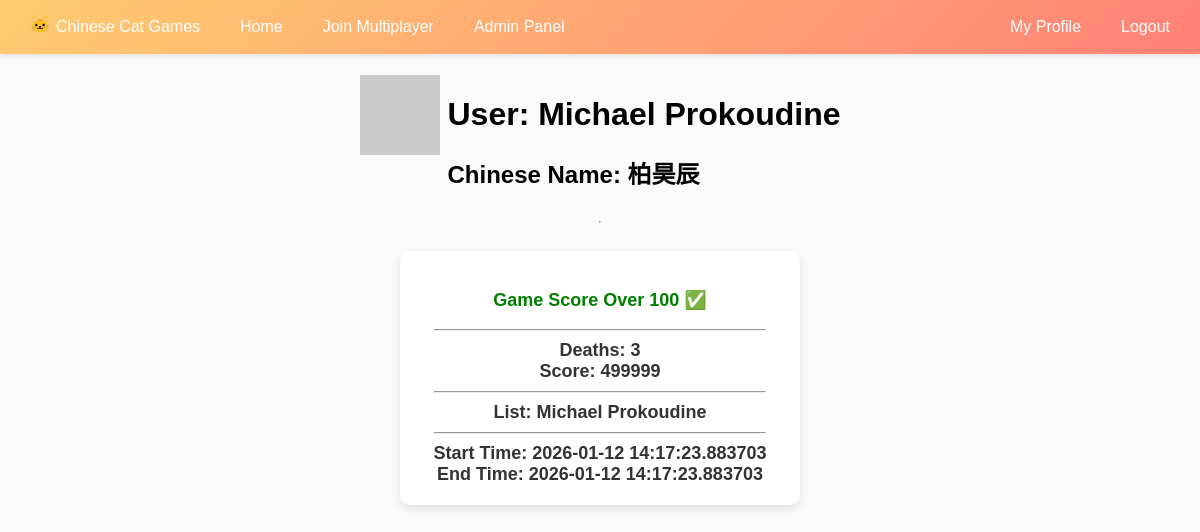
Before: /profile/promi@utschools.ca (signed in) with the older database file.
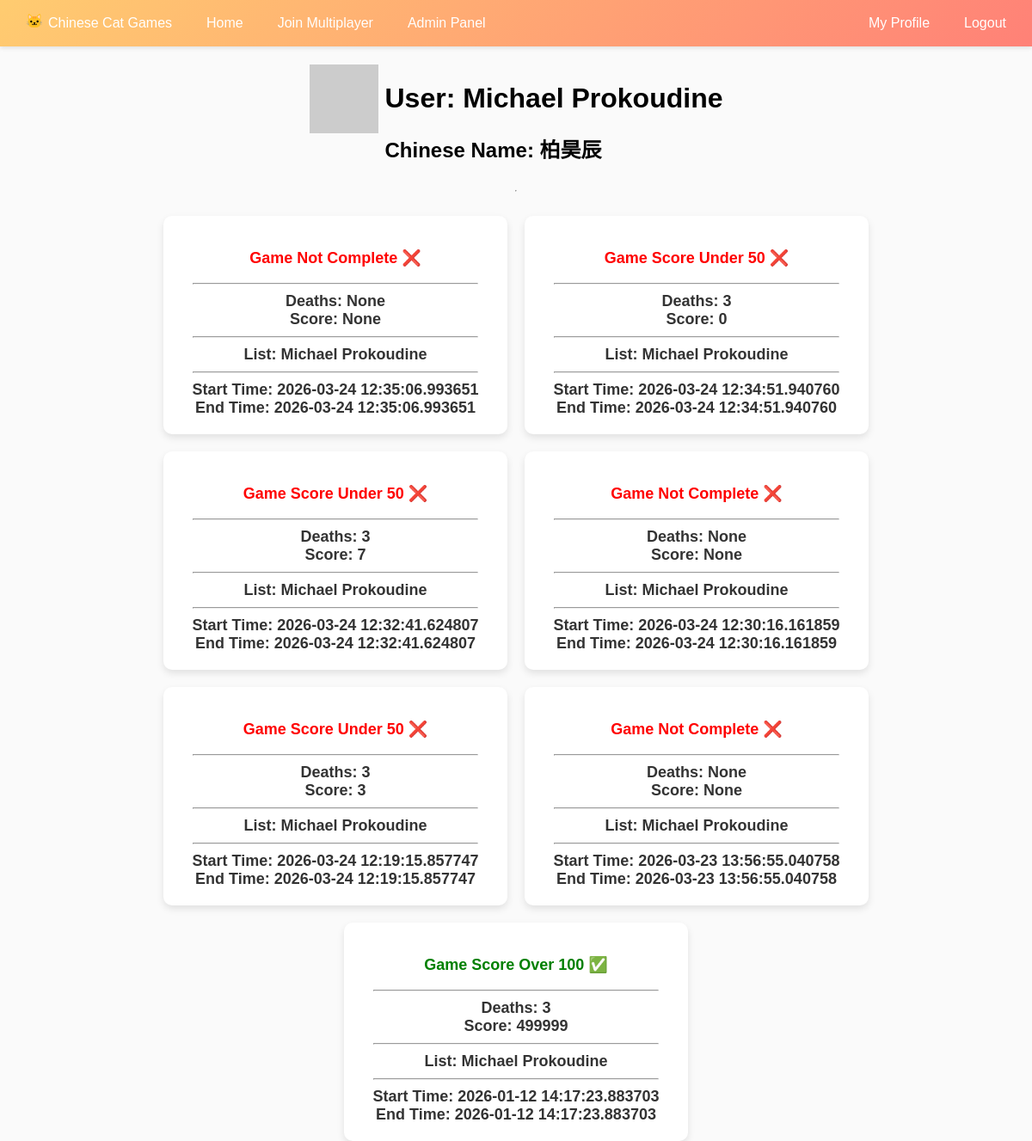
After: the same page with the newer database file.
### app.py (models this page shows, shortened)
class User(UserMixin, db.Model):
    id = db.Column(db.Integer, primary_key=True)
    name = db.Column(db.String(64), nullable=False)
    chinese_name = db.Column(db.String(64), nullable=True)
    email = db.Column(db.String(128), nullable=False)
    password_hash = db.Column(db.String(), nullable=True)
    admin = db.Column(db.Boolean())
    games = db.relationship("Game", back_populates="player", lazy=True)
    multiplayer_games_owned = db.relationship("MultiplayerGame", back_populates="owner", lazy=True)
    multiplayer_games_joined = db.relationship(
        "MultiplayerGame",
        secondary=multiplayer_game_players,
        back_populates="players",
        lazy=True
    )
    def avatar(self, size=128):
        digest = md5(self.email.lower().encode('utf-8')).hexdigest()
        return f'https://www.gravatar.com/avatar/{digest}?d=identicon&s={size}'

class Game(db.Model):
    id = db.Column(db.Integer, primary_key=True)
    vocab_list = db.Column(db.String(128), nullable=False)
    player_id = db.Column(db.Integer, db.ForeignKey("user.id"), nullable=False)
    score = db.Column(db.Integer(), nullable=True)
    deaths = db.Column(db.Integer(), nullable=True)
    date_time_start = db.Column(db.String(), nullable=True)
    date_time_end = db.Column(db.String(), nullable=True)
    token = db.Column(db.String())
    player = db.relationship("User", back_populates="games")

### app.py (the view)
@app.route('/profile/<email>')
def profile(email):
    user = User.query.filter_by(email=email).first_or_404()
    games = []
    if current_user.admin or user.email == email:
        games = Game.query.filter_by(player_id=user.id).order_by(Game.date_time_start.desc()).all()
    return render_template('profile.html', user=user, games=games)

### app.py (called while the page is built)
@login.user_loader
def load_user(id):
    return db.session.get(User, int(id))

### templates/profile.html (shortened to what this page needs)
{% extends "base.html" %}
{% block content %}
    <table>
        <tr valign="top">
            <br>
            <td><img src="{{ user.avatar(128) }}"></td>
            <td></td>
            <td>
                <h1>User: {{ user.name }}</h1>
                <h2>Chinese Name: {{ user.chinese_name }}</h2>
            </td>
        </tr>
    </table>
    <hr>
    <div class="card-container">
    {% for game in games %}
    <div class="score-card">
        <div class="score-card-content">
            {% if game.score == None %}
            <p class="error" id="errorMsg">Game Not Complete ❌</p><hr>
            {% endif %}
            {% if game.score != None and game.score <= 49 %}
            <p class="error" id="errorMsg">Game Score Under 50 ❌</p><hr>
            {% endif %}
            {% if game.score != None and game.score > 99 %}
            <p class="ok" id="errorMsg">Game Score Over 100 ✅</p><hr>
            {% endif %}
        Deaths: {{ game.deaths }} <br>
        Score: {{ game.score }} <hr>
        List: {{ game.vocab_list }} <hr>
        Start Time: {{ game.date_time_start }} <br>
        End Time: {{ game.date_time_start }} <br>
        </div>
      </div>
    {% endfor %}
  </div>
{% endblock %}

### templates/base.html (shortened to what this page needs)
<!doctype html>
<html>
<head>
</head>
<body>
    <nav class="navbar">
        <div class="navbar-right">
            <a class="brand" href="/"><span class="emoji">🐱</span> Chinese Cat Games</a>
            <a href="/">Home</a>
            <a href="https://multiplayer.typing-cat.michaelprokoudine.ca/join">Join Multiplayer</a>
            {% if current_user.admin %}
            <a href="/admin">Admin Panel</a>
            {% endif %}
        </div>
        <div class="navbar-left">
            {% if current_user.is_authenticated %}
            <a href="/profile/{{ current_user.email }}">My Profile</a>
            <a href="/logout">Logout</a>
            {% else %}
            <a href="/login">Login</a>
            {% endif %}
        </div>
    </nav>
    {% block content %}{% endblock %}
</body>
</html>

### templates/base.html (style rules this page uses)
body { font-family: Arial, sans-serif; background: #fafafa; margin: 0; padding: 0; height:100%; display: flex; flex-direction: column; align-items: center; overflow-x: hidden; }
.navbar { width: 100%; background: linear-gradient(135deg, #ffcc70, #ff8177); padding: 12px 20px; display: flex; justify-content: space-between; align-items: center; flex-wrap: wrap; box-sizing: border-box; box-shadow: 0 2px 5px rgba(0, 0, 0, 0.1); }
.navbar-left, .navbar-right { display: flex; gap: 20px; align-items: center; flex-wrap: wrap; }
.brand { font-weight: bold; font-size: 22px; color: #fff; text-decoration: none; display: flex; align-items: center; }
.brand span.emoji { display: inline-block; line-height: 1; margin-right: 6px; transform: translateY(-2px); }
.navbar a { display: flex; align-items: center; color: white; text-decoration: none; font-size: 16px; font-weight: 500; padding: 6px 10px; border-radius: 6px; transition: background 0.3s ease, transform 0.2s ease; white-space: nowrap; }
.card-container { display: flex; flex-wrap: wrap; justify-content: center; gap: 20px; margin-top: 20px; }
.score-card { text-decoration: none; color: #333; width: 400px; border-radius: 10px; overflow: hidden; box-shadow: 0 4px 8px rgba(0, 0, 0, 0.1); transition: transform 0.2s, box-shadow 0.2s; background: white; display: flex; justify-content: center; align-items: center; }
.score-card-content { padding: 20px; font-size: 18px; font-weight: bold; text-align: center; }
.error { color: red; }
.ok { color: green; }

Changed rows visible on the page:
added Game: shows "Game Not Complete ❌", deaths "None", score "None", vocab_list "Michael Prokoudine", date_time_start "2026-03-24 12:35:06.993651"
added Game: shows "Game Score Under 50 ❌", deaths "3", score "0", vocab_list "Michael Prokoudine", date_time_start "2026-03-24 12:34:51.940760"
added Game: shows "Game Score Under 50 ❌", deaths "3", score "7", vocab_list "Michael Prokoudine", date_time_start "2026-03-24 12:32:41.624807"
added Game: shows "Game Not Complete ❌", deaths "None", score "None", vocab_list "Michael Prokoudine", date_time_start "2026-03-24 12:30:16.161859"
added Game: shows "Game Score Under 50 ❌", deaths "3", score "3", vocab_list "Michael Prokoudine", date_time_start "2026-03-24 12:19:15.857747"
added Game: shows "Game Not Complete ❌", deaths "None", score "None", vocab_list "Michael Prokoudine", date_time_start "2026-03-23 13:56:55.040758"
